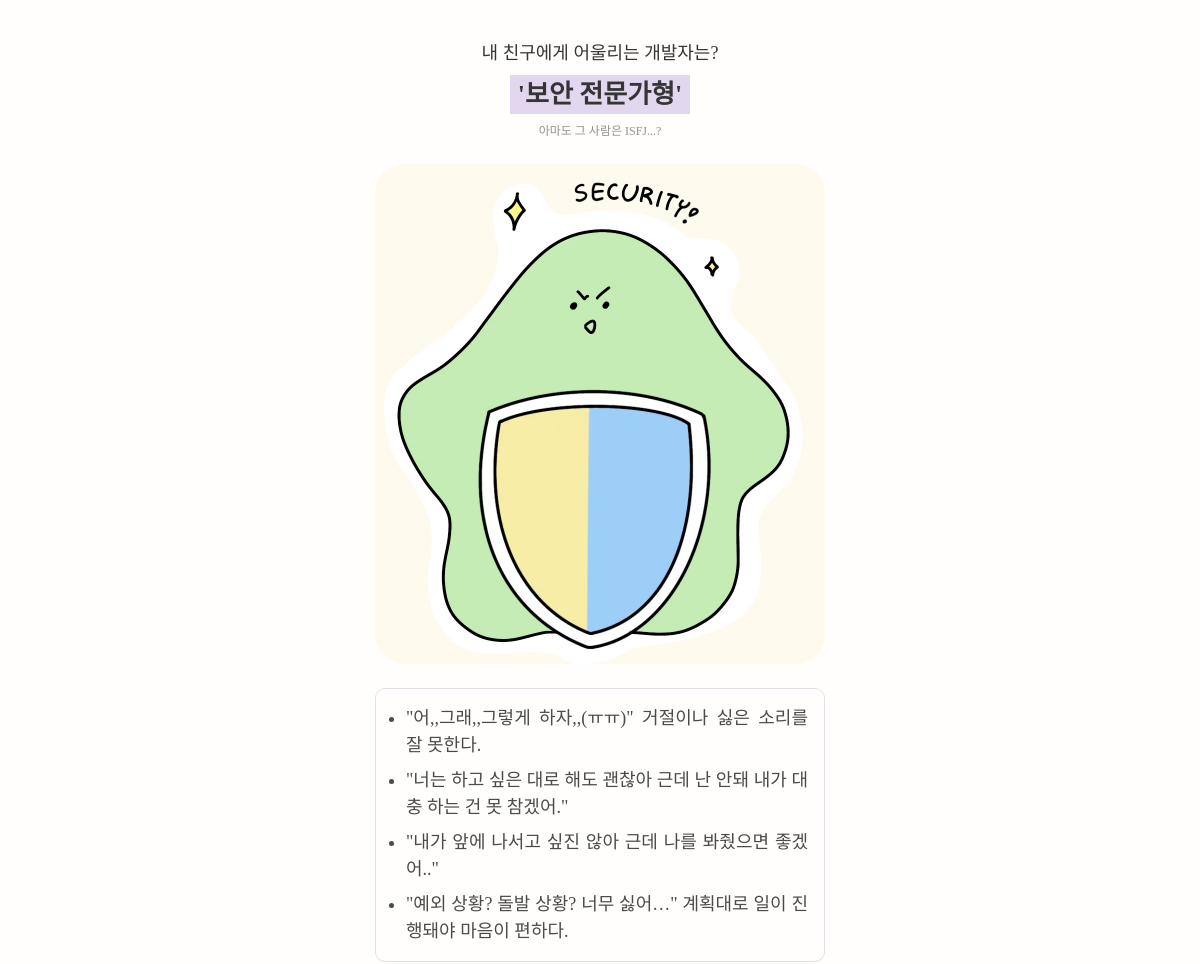
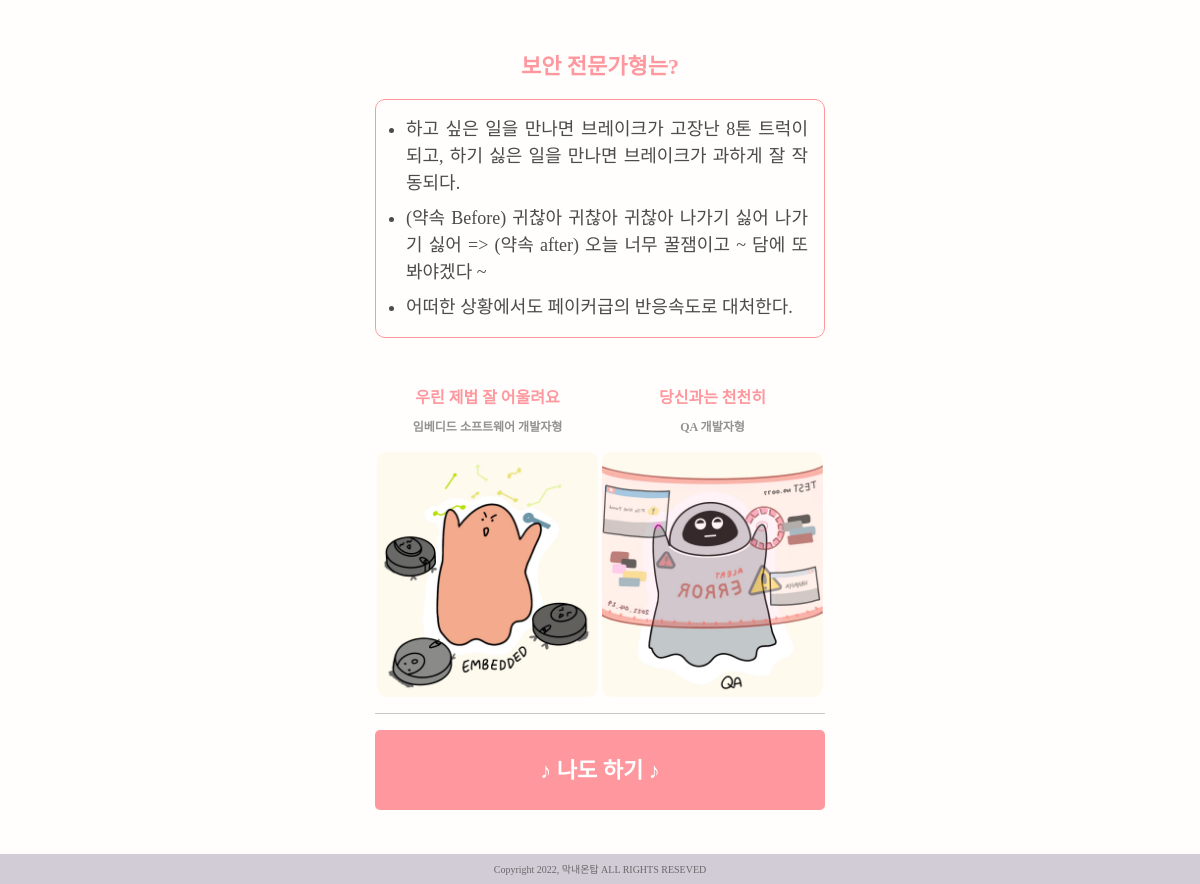
/mbti/share/ISFJ/, run on an earlier commit of the app's database (2 pictures, top to bottom).
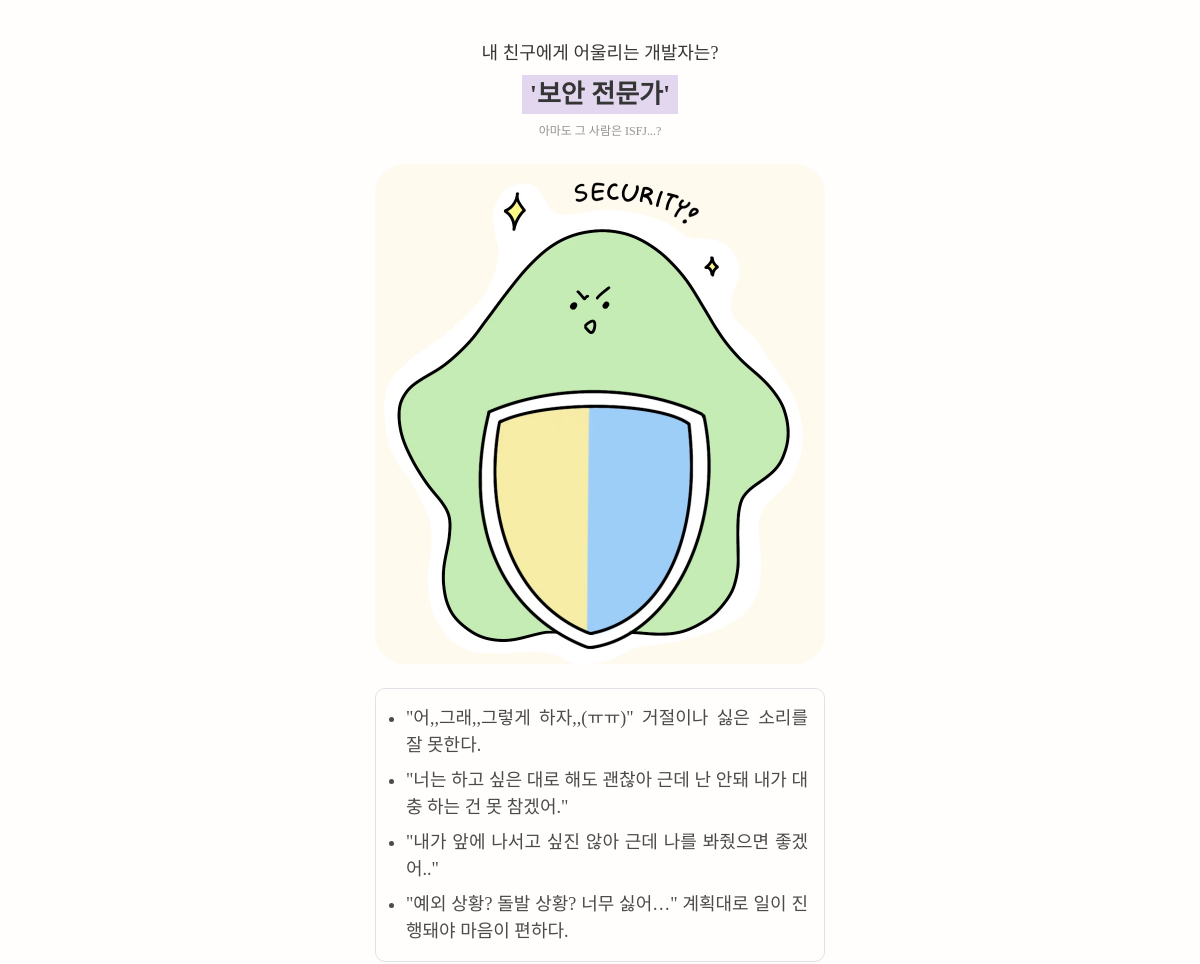
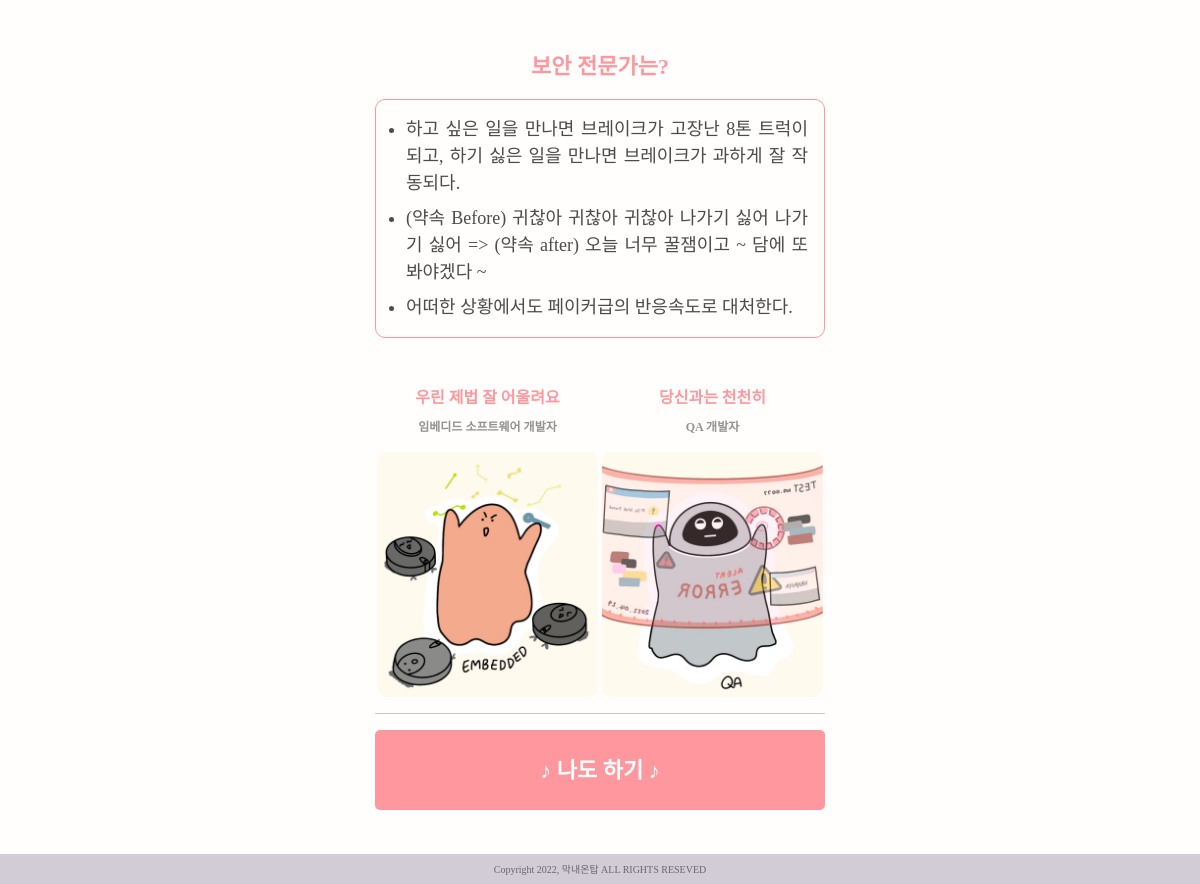
And on a later commit of the database (2 pictures, top to bottom).
### MBTI/models.py (models this page shows)
class Mbti(models.Model):
    mbti_name = models.TextField()
    title = models.TextField()
    mbti_type = models.TextField()
    best_mbti = models.IntegerField(default=0)
    worst_mbti = models.IntegerField(default=0)
    top_image = models.ImageField(null=True, blank=True)
    view_cnt = models.IntegerField(default=0)

### MBTI/views.py (the view)
# urls.py: path('share/<str:mbti>/', views.share_result_page, name='share_result_page'),
def share_result_page(request, mbti):
    mbti_names = Mbti.objects.filter(mbti_name = mbti)[0]
    base_infos = BaseInfo.objects.filter(mbti_id = mbti_names.pk)
    another_infos = AnotherInfo.objects.filter(mbti_id = mbti_names.pk)
    how_tos = Howto.objects.filter(mbti_id = mbti_names.pk)
    best_mbti = Mbti.objects.filter(pk = mbti_names.best_mbti)[0]
    worst_mbti = Mbti.objects.filter(pk = mbti_names.worst_mbti)[0]
    context = {
        'title' : mbti_names.title,
        'mbti_type': mbti_names.mbti_type,
        'mbti_name' : mbti_names.mbti_name,
        'top_image': mbti_names.top_image,
        'best_mbti' : best_mbti,
        'worst_mbti' : worst_mbti,
        'base_infos' : base_infos,
        'another_infos' : another_infos,
        'how_tos' : how_tos,
    }
    return render(request, 'MBTI/result_share.html', context)

### MBTI/templates/MBTI/result_share.html
{% extends 'base.html' %}
{% load static %}
{% block content %}
  <div class="d-flex flex-column align-items-center">
    <div class="res-subtitle">내 친구에게 어울리는 개발자는?</div>
    <div class="res-maintitle px-2 my-2">'{{ mbti_type }}'</div>
    <div class="res-mbti">아마도 그 사람은 {{ mbti_name }}...?</div>
  </div>
  <img src="{% get_static_prefix %}{{ top_image }}" alt="res-main-img" class="main-img mt-4 mb-3">
  <ul class="content-font pt-2 pb-3 pe-3 mt-2 mb-3 border">
    {% for info in base_infos %}
      <li class="mt-2">{{ info.content }}</li>
    {% endfor %}
  </ul>
  <p class="develop-title">{{mbti_type}}는?</p>
  <ul class="develop-font pt-2 pb-3 pe-3 mt-2 mb-5 border">
    <li class="mt-2">하고 싶은 일을 만나면 브레이크가 고장난 8톤 트럭이 되고, 하기 싫은 일을 만나면 브레이크가 과하게 잘 작동되다.</li>
    <li class="mt-2">(약속 Before) 귀찮아 귀찮아 귀찮아 나가기 싫어 나가기 싫어 => (약속 after) 오늘 너무 꿀잼이고 ~ 담에 또 봐야겠다 ~</li>
    <li class="mt-2">어떠한 상황에서도 페이커급의 반응속도로 대처한다.</li>
  </ul>
  <div class="w-100 row m-0">
    <div class="w-50 d-flex col-6 flex-column align-items-center p-0">
      <p class="chemi-title mb-2">우린 제법 잘 어울려요</p>
      <p class="chemi-name">{{ best_mbti.mbti_type }}</p>
      <img src="{% get_static_prefix %}{{ best_mbti.top_image }}" alt="best-chemi-img" class="chemi-img">
    </div>
    <div class="w-50 d-flex col-6 flex-column align-items-center p-0">
      <p class="chemi-title mb-2">당신과는 천천히</p>
      <p class="chemi-name">{{ worst_mbti.mbti_type }}</p>
      <img src="{% get_static_prefix %}{{ worst_mbti.top_image }}" alt="worst-chemi-img" class="chemi-img">
    </div>
  </div>
  <hr class="my-3">
  <a href="{% url 'mbti:main_page' %}" class="mt-2 mb-4 d-flex justify-content-center align-items-center start-box">
    <span class="start-font">
      ♪ 나도 하기 ♪
    </span>
  </a>
{% endblock content %}

What changed in the data, as far as the page shows it:
changed Mbti "ISFJ": mbti_type "보안 전문가형" → "보안 전문가"
changed Mbti: mbti_type "임베디드 소프트웨어 개발자형" → "임베디드 소프트웨어 개발자"
changed Mbti: mbti_type "QA 개발자형" → "QA 개발자"
